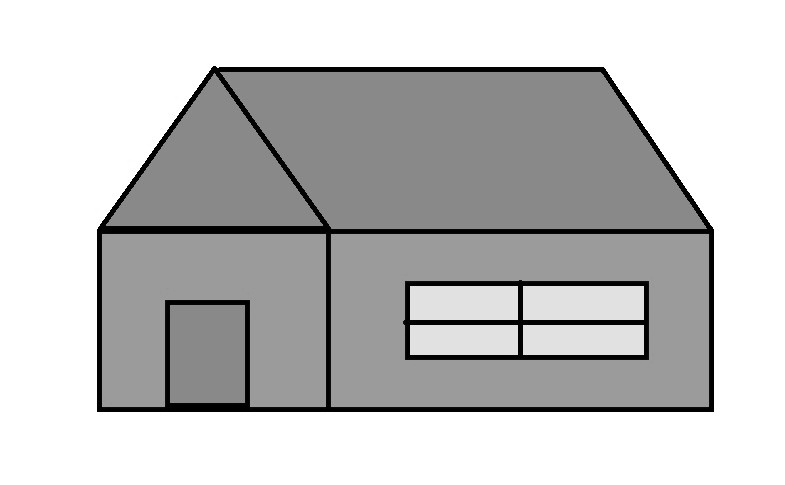
#> input picture gray.jpg, 785 x 485 px
$ jupyter execute 6_Resize_image.ipynb
#> lines starting #> are read from the running program, lines starting #| are printed output that depends on the picture
[cell 1]
import cv2

[cell 2]
input_image_path = 'gray.jpg'
output_image_path = 'resized_image.jpg'

[cell 3]
new_width = 300
new_height = 200

image = cv2.imread(input_image_path)
#> image is the input picture: shape (485, 785, 3); min 0, max 255, mean 194.4
resized_image = cv2.resize(image, (new_width, new_height))
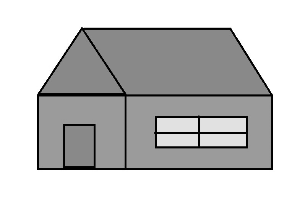
#> resized_image: shape (200, 300, 3); min 0, max 255, mean 194.2
cv2.imwrite(output_image_path, resized_image)
#> Out = True
